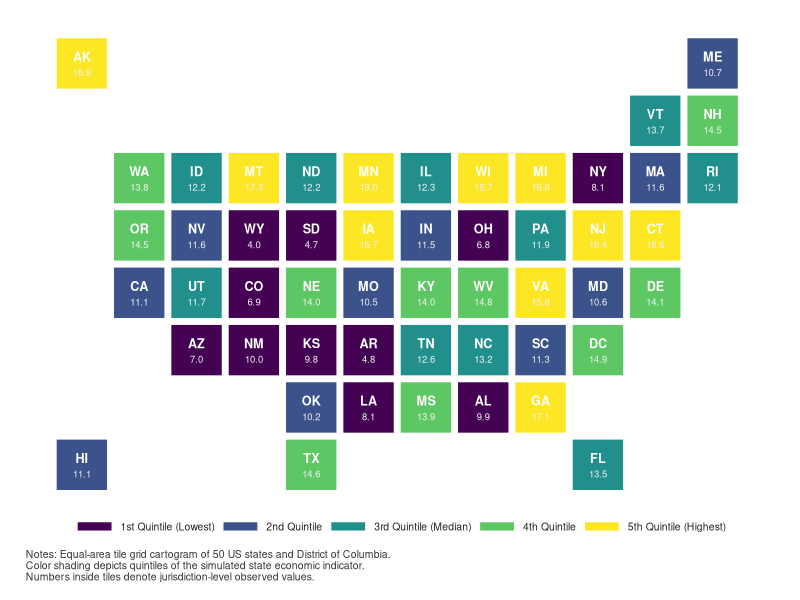
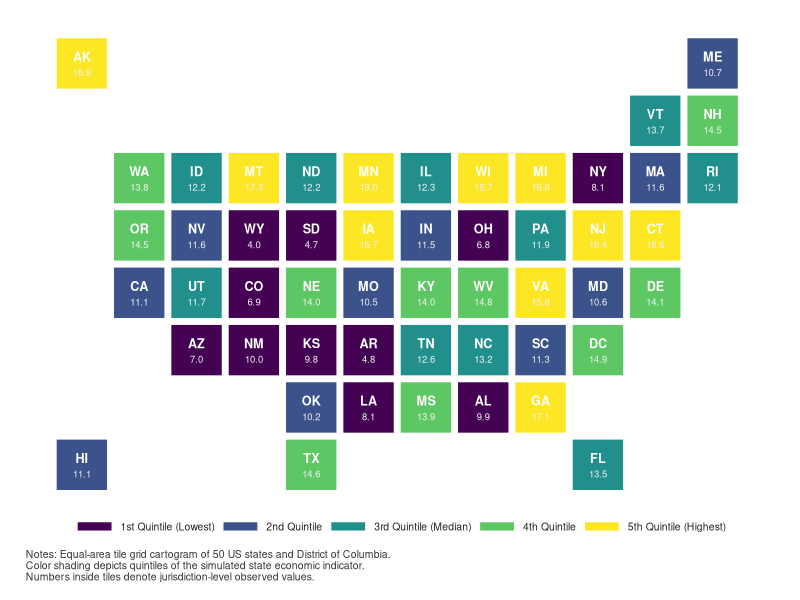

Recreate these plots in R, in order.
# Publication-Grade US State Tile-Grid Cartogram (R / ggplot2)
# Eliminates landmass distortion by according equal visual area to each state
#
# Adheres to Gastel & Day exhibit standards and Tufte's data-ink principles

suppressPackageStartupMessages({
  library(ggplot2)
})

# 1. State Tile Grid Coordinate Layout
state_grid_df <- data.frame(
  state = c(
    "AK", "ME",
    "VT", "NH",
    "WA", "ID", "MT", "ND", "MN", "IL", "WI", "MI", "NY", "MA", "RI",
    "OR", "NV", "WY", "SD", "IA", "IN", "OH", "PA", "NJ", "CT",
    "CA", "UT", "CO", "NE", "MO", "KY", "WV", "VA", "MD", "DE",
    "AZ", "NM", "KS", "AR", "TN", "NC", "SC", "DC",
    "OK", "LA", "MS", "AL", "GA",
    "HI", "TX", "FL"
  ),
  col = c(
    0, 11,
    10, 11,
    1, 2, 3, 4, 5, 6, 7, 8, 9, 10, 11,
    1, 2, 3, 4, 5, 6, 7, 8, 9, 10,
    1, 2, 3, 4, 5, 6, 7, 8, 9, 10,
    2, 3, 4, 5, 6, 7, 8, 9,
    4, 5, 6, 7, 8,
    0, 4, 9
  ),
  row = c(
    7, 7,
    6, 6,
    5, 5, 5, 5, 5, 5, 5, 5, 5, 5, 5,
    4, 4, 4, 4, 4, 4, 4, 4, 4, 4,
    3, 3, 3, 3, 3, 3, 3, 3, 3, 3,
    2, 2, 2, 2, 2, 2, 2, 2,
    1, 1, 1, 1, 1,
    0, 0, 0
  )
)

# 2. Simulate State Economic Data
simulate_state_data <- function(seed = 42) {
  set.seed(seed)
  df <- state_grid_df
  df$value <- round(rnorm(nrow(df), mean = 12.5, sd = 3.2), 1)
  
  # Quintile bins
  q_cuts <- quantile(df$value, probs = seq(0, 1, by = 0.2))
  df$quintile <- cut(
    df$value,
    breaks = q_cuts,
    include.lowest = TRUE,
    labels = c(
      "1st Quintile (Lowest)",
      "2nd Quintile",
      "3rd Quintile (Median)",
      "4th Quintile",
      "5th Quintile (Highest)"
    )
  )
  df
}

# 3. Render Publication Exhibit
plot_state_tile_grid_r <- function(df, out_pdf, out_png) {
  p <- ggplot(df, aes(x = col, y = row)) +
    geom_tile(aes(fill = quintile), color = "#FFFFFF", linewidth = 0.8, width = 0.92, height = 0.92) +
    geom_text(aes(label = state), nudge_y = 0.12, fontface = "bold", size = 3.2, color = "#FFFFFF") +
    geom_text(aes(label = sprintf("%.1f", value)), nudge_y = -0.16, size = 2.4, color = "#F0F0F0") +
    scale_fill_manual(
      values = c(
        "1st Quintile (Lowest)" = "#440154",
        "2nd Quintile" = "#3B528B",
        "3rd Quintile (Median)" = "#21908C",
        "4th Quintile" = "#5DC863",
        "5th Quintile (Highest)" = "#FDE725"
      )
    ) +
    scale_y_continuous(expand = c(0.04, 0.04)) +
    scale_x_continuous(expand = c(0.04, 0.04)) +
    coord_equal() +
    labs(
      fill = "",
      caption = paste(
        "Notes: Equal-area tile grid cartogram of 50 US states and District of Columbia.",
        "Color shading depicts quintiles of the simulated state economic indicator.",
        "Numbers inside tiles denote jurisdiction-level observed values.",
        sep = "\n"
      )
    ) +
    theme_void(base_size = 9, base_family = "sans") +
    theme(
      legend.position = "bottom",
      legend.direction = "horizontal",
      legend.key.height = unit(0.35, "cm"),
      legend.key.width = unit(1.0, "cm"),
      legend.text = element_text(size = 7.5, color = "#222222"),
      plot.caption = element_text(size = 7.5, color = "#333333", hjust = 0, margin = margin(t = 12)),
      plot.margin = margin(12, 16, 12, 12)
    )
  
  ggsave(out_pdf, plot = p, width = 8.8, height = 6.2, device = "pdf")
  ggsave(out_png, plot = p, width = 8.8, height = 6.2, dpi = 300)
  message(sprintf("Saved: %s and %s", out_pdf, out_png))
  return(invisible(p))
}

main <- function() {
  args <- commandArgs(trailingOnly = FALSE)
  file_arg <- grep("^--file=", args, value = TRUE)
  if (length(file_arg) > 0) {
    script_dir <- dirname(normalizePath(sub("^--file=", "", file_arg[1]), winslash = "/"))
  } else {
    script_dir <- getwd()
  }
  
  df <- simulate_state_data()
  out_pdf <- file.path(script_dir, "state_tile_grid_r.pdf")
  out_png <- file.path(script_dir, "state_tile_grid_r.png")
  plot_state_tile_grid_r(df, out_pdf, out_png)
  invisible(NULL)
}

if (!interactive()) {
  main()
}
